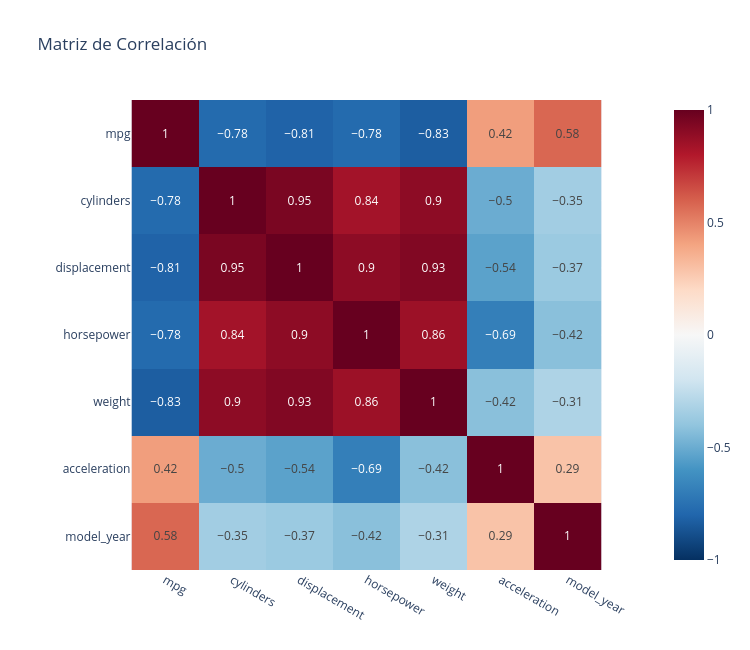

Source (notebook cell):
### Code cell
# Matriz de correlación
# Llama a plot_correlation_matrix(df, numerical_vars)
# ✍️ Tu código aquí
plot_correlation_matrix(df, numerical_vars)

### Figure 1 — Plotly figure (JSON) as saved in the notebook; plotly's stock layout.template omitted (floating-point values rounded to 4 significant figures)
{"data": [{"coloraxis": "coloraxis", "hovertemplate": "x: %{x}<br>y: %{y}<br>color: %{z}<extra></extra>", "name": "0", "texttemplate": "%{z}", "type": "heatmap", "x": ["mpg", "cylinders", "displacement", "horsepower", "weight", "acceleration", "model_year"], "xaxis": "x", "y": ["mpg", "cylinders", "displacement", "horsepower", "weight", "acceleration", "model_year"], "yaxis": "y", "z": [[1.0, -0.78, -0.81, -0.78, -0.83, 0.42, 0.58], [-0.78, 1.0, 0.95, 0.84, 0.9, -0.5, -0.35], [-0.81, 0.95, 1.0, 0.9, 0.93, -0.54, -0.37], [-0.78, 0.84, 0.9, 1.0, 0.86, -0.69, -0.42], [-0.83, 0.9, 0.93, 0.86, 1.0, -0.42, -0.31], [0.42, -0.5, -0.54, -0.69, -0.42, 1.0, 0.29], [0.58, -0.35, -0.37, -0.42, -0.31, 0.29, 1.0]]}], "layout": {"coloraxis": {"autocolorscale": false, "cmax": 1, "cmin": -1, "colorscale": [[0, "rgb(5,48,97)"], [0.1, "rgb(33,102,172)"], [0.2, "rgb(67,147,195)"], [0.3, "rgb(146,197,222)"], [0.4, "rgb(209,229,240)"], [0.5, "rgb(247,247,247)"], [0.6, "rgb(253,219,199)"], [0.7, "rgb(244,165,130)"], [0.8, "rgb(214,96,77)"], [0.9, "rgb(178,24,43)"], [1, "rgb(103,0,31)"]]}, "height": 650, "title": {"text": "Matriz de Correlación"}, "width": 750, "xaxis": {"anchor": "y", "constrain": "domain", "domain": [0, 1], "scaleanchor": "y"}, "yaxis": {"anchor": "x", "autorange": "reversed", "constrain": "domain", "domain": [0, 1]}}}
